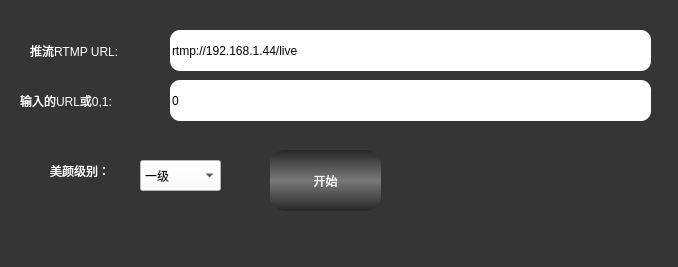
<?xml version="1.0" encoding="UTF-8"?>
<ui version="4.0">
 <class>XRtmpStreamerClass</class>
 <widget class="QWidget" name="XRtmpStreamerClass">
  <property name="geometry">
   <rect>
    <x>0</x>
    <y>0</y>
    <width>678</width>
    <height>267</height>
   </rect>
  </property>
  <property name="windowTitle">
   <string>XRtmpStreamer</string>
  </property>
  <property name="styleSheet">
   <string notr="true">QLabel
{
	color: rgb(255, 255, 255);
	font: 75 12pt &quot;黑体&quot;;
}
QWidget
{
	background-color: rgb(53, 53, 53);
}

QPushButton:hover
 { 
	background-color: qlineargradient(spread:pad, x1:0, y1:0, x2:0, y2:1, stop:0 rgba(120, 120, 120, 255), stop:0.495 rgba(39, 39, 39, 255), stop:0.505 rgba(39,39, 39, 255), stop:1 rgba(120, 120,120, 255));
 border: none;
border-radius:15px;
color: rgb(255, 255, 255);
font: 75 12pt &quot;黑体&quot;;
 }
QPushButton:!hover
 { 
	background-color: qlineargradient(spread:pad, x1:0, y1:0, x2:0, y2:1, stop:0 rgba(39, 39, 39, 255), stop:0.495 rgba(120, 120, 120, 255), stop:0.505 rgba(120,120, 120, 255), stop:1 rgba(39, 39,39, 255));
 border: none;
border-radius:15px;
color: rgb(255, 255, 255);
font: 75 12pt &quot;黑体&quot;;
 }

QLineEdit
{
border-radius:10px;
background-color: rgb(255, 255, 255);
font: 75 12pt &quot;黑体&quot;;

}
QComboBox
{
background-color: rgb(255, 255, 255);
font: 75 12pt &quot;黑体&quot;;

}</string>
  </property>
  <widget class="QLineEdit" name="outUrl">
   <property name="geometry">
    <rect>
     <x>170</x>
     <y>30</y>
     <width>481</width>
     <height>41</height>
    </rect>
   </property>
   <property name="text">
    <string>rtmp://192.168.1.44/live</string>
   </property>
  </widget>
  <widget class="QLabel" name="label">
   <property name="geometry">
    <rect>
     <x>30</x>
     <y>40</y>
     <width>111</width>
     <height>21</height>
    </rect>
   </property>
   <property name="text">
    <string>推流RTMP URL:</string>
   </property>
  </widget>
  <widget class="QLabel" name="label_2">
   <property name="geometry">
    <rect>
     <x>20</x>
     <y>90</y>
     <width>131</width>
     <height>21</height>
    </rect>
   </property>
   <property name="text">
    <string>输入的URL或0,1:</string>
   </property>
  </widget>
  <widget class="QLineEdit" name="inUrl">
   <property name="geometry">
    <rect>
     <x>170</x>
     <y>80</y>
     <width>481</width>
     <height>41</height>
    </rect>
   </property>
   <property name="text">
    <string>0</string>
   </property>
  </widget>
  <widget class="QPushButton" name="startButton">
   <property name="geometry">
    <rect>
     <x>270</x>
     <y>150</y>
     <width>111</width>
     <height>61</height>
    </rect>
   </property>
   <property name="text">
    <string>开始</string>
   </property>
  </widget>
  <widget class="QLabel" name="label_3">
   <property name="geometry">
    <rect>
     <x>50</x>
     <y>160</y>
     <width>81</width>
     <height>21</height>
    </rect>
   </property>
   <property name="text">
    <string>美颜级别：</string>
   </property>
  </widget>
  <widget class="QComboBox" name="face">
   <property name="geometry">
    <rect>
     <x>140</x>
     <y>160</y>
     <width>81</width>
     <height>31</height>
    </rect>
   </property>
   <item>
    <property name="text">
     <string>一级</string>
    </property>
   </item>
   <item>
    <property name="text">
     <string>二级</string>
    </property>
   </item>
   <item>
    <property name="text">
     <string>三级</string>
    </property>
   </item>
  </widget>
 </widget>
 <layoutdefault spacing="6" margin="11"/>
 <resources>
  <include location="xrtmpstreamer.qrc"/>
 </resources>
 <connections>
  <connection>
   <sender>startButton</sender>
   <signal>clicked()</signal>
   <receiver>XRtmpStreamerClass</receiver>
   <slot>Stream()</slot>
   <hints>
    <hint type="sourcelabel">
     <x>320</x>
     <y>184</y>
    </hint>
    <hint type="destinationlabel">
     <x>802</x>
     <y>218</y>
    </hint>
   </hints>
  </connection>
 </connections>
 <slots>
  <slot>Stream()</slot>
 </slots>
</ui>
